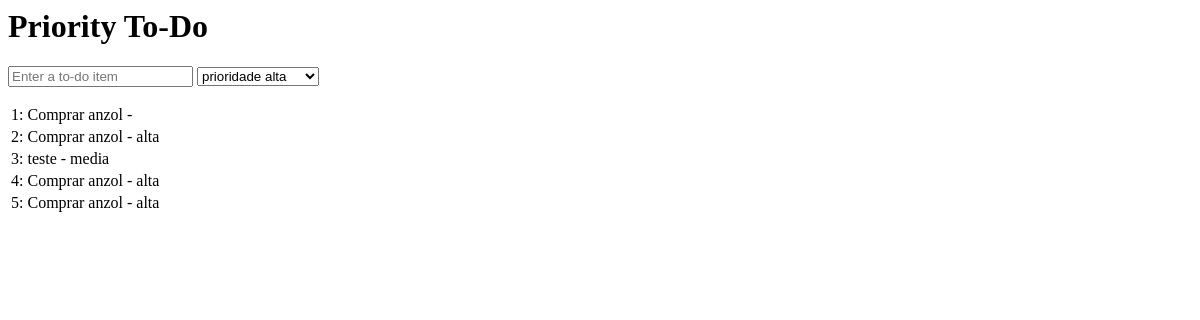
/, run on an earlier commit of the app's database.
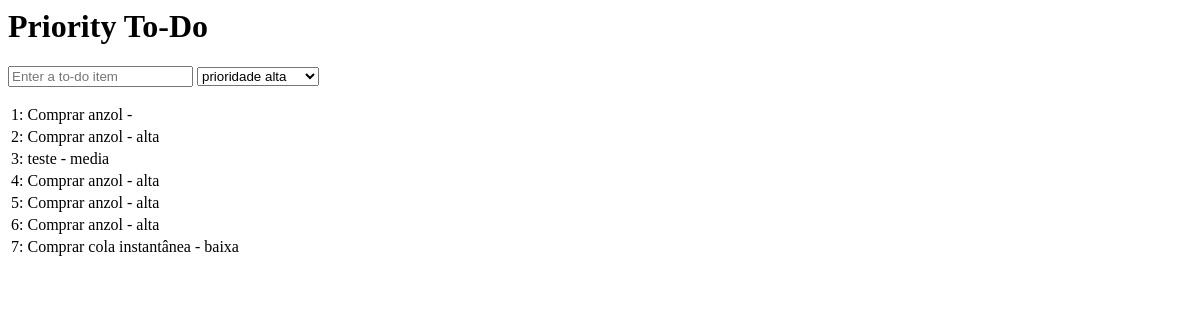
And on a later commit of the database.
### lists/models.py (models this page shows, shortened)
class Item(models.Model):
    text = models.CharField(max_length=200)  # Campo para o texto do item
    priority = models.CharField(max_length=20)  # Campo para a prioridade do item

### lists/views.py (the view)
# urls.py: path('', views.home_page, name='home'),
def home_page(request):
    if request.method == 'POST':
        item_text = request.POST.get('item_text', '')
        item_priority = request.POST.get('priority', '') # Supondo que você tenha um campo 'priority' no formulário
        Item.objects.create(text=item_text, priority=item_priority)
        return redirect('/')
    items = Item.objects.all()  # Recupere todos os itens da base de dados
    return render(request, 'home.html', {'items': items})

### lists/templates/home.html (shortened to what this page needs)
<html>
	<head>
	</head>
	<body>
		<h1>Priority To-Do</h1>
		<form method="POST">
			<input name="item_text" id="id_new_item" placeholder="Enter a to-do item" />
			<select id="id_priority" name="priority">
				<option value="prioridade alta">prioridade alta</option>
			</select>
		</form>
		<table id="id_list_table">
			{% for item in items %}
			<tr><td>{{ forloop.counter }}: {{ item.text }} - {{ item.priority }}</td></tr>
			{% endfor %}
		</table>
	</body>
</html>

What changed in the data, as far as the page shows it:
added Item: text "Comprar anzol", priority "alta"
added Item: text "Comprar cola instantânea", priority "baixa"
